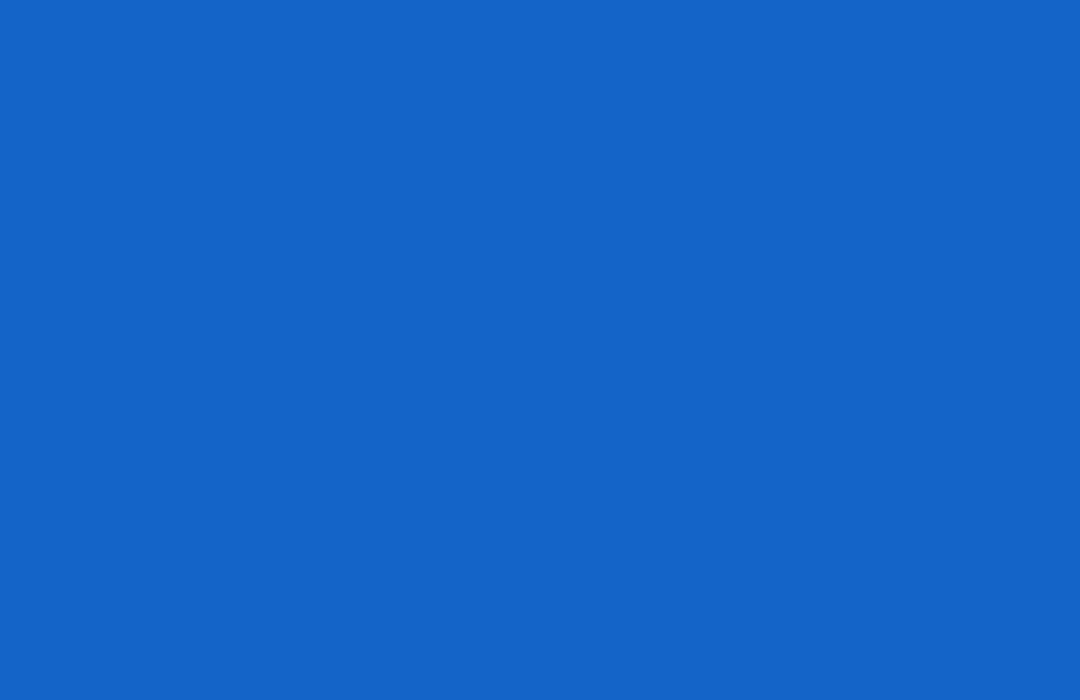
Frame 1 (no input)
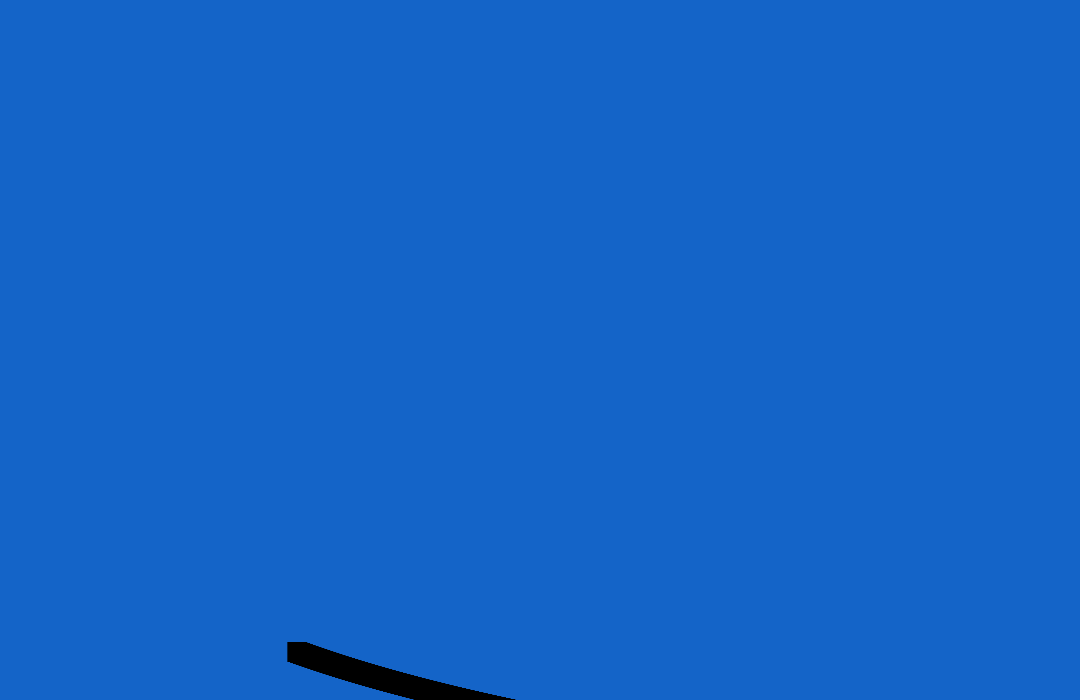
Frame 60 (no input)
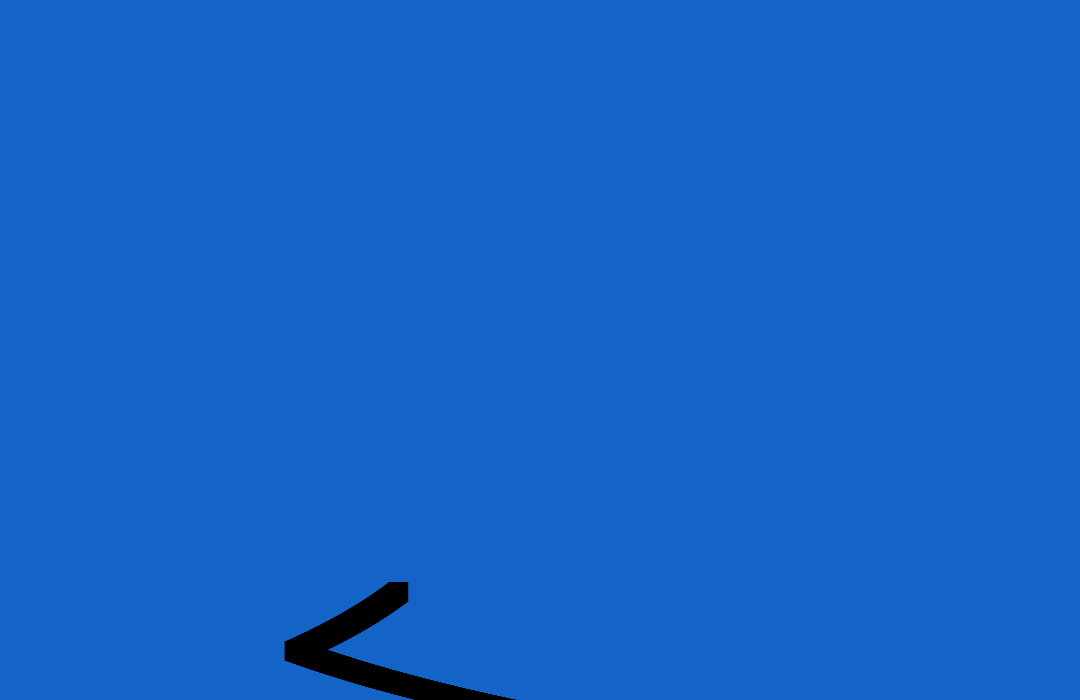
Frame 120 (the mouse pressed at the canvas centre since frame 60)

The p5.js sketch that drew these frames (run headless with seeded random() and noise() and a simulated clock; from frame 60 on, the mouse is pressed at the canvas centre):

// p5.js sketch
// ── sketch.js
// loga draw

function setup() {
    createCanvas(1080, 700);
    background(20, 100, 200);
}

var dot = {
    x : 500,
    y : 700,
    dx : 0,
    dy : -1,
    v : 1
}

function draw() {
    
    noStroke();
//var h = map(volume, 0, 1, 0, 1080);
//var w = map(volume, 0, 1, 0, 700);
// var hit = 1;
// Draw subject
    fill(0, 0, 0);
    rect(dot.x, dot.y, 20, 20);
//direction is changed if top is reached / dx is the distance between mouse and dot on the x-axis
    var xdir = mouseX - dot.x - 10;
    console.log(xdir);
    dot.dx = map(xdir, -1080, 1080, -10, 10);
    if (dot.y < 1 || dot.y > 699) { dot.dy = -dot.dy;};
   //dot.dx = 0;
    //dot.dy = -1;
//speed fixed
    dot.v = 1;
//calculation of dot's position    
    dot.x = dot.x + (dot.dx * dot.v);
    dot.y = dot.y + (dot.dy * dot.v);
// game reset
    if (dot.x > 1080 || dot.y > 700 || dot.x < -10 || dot.y < 0) {
        dot.x = 500,
        dot.y = 700,
       // TODO change direction or add random hit = -1 * hit
        background(20, 100, 200); // resets the game
    }
}
